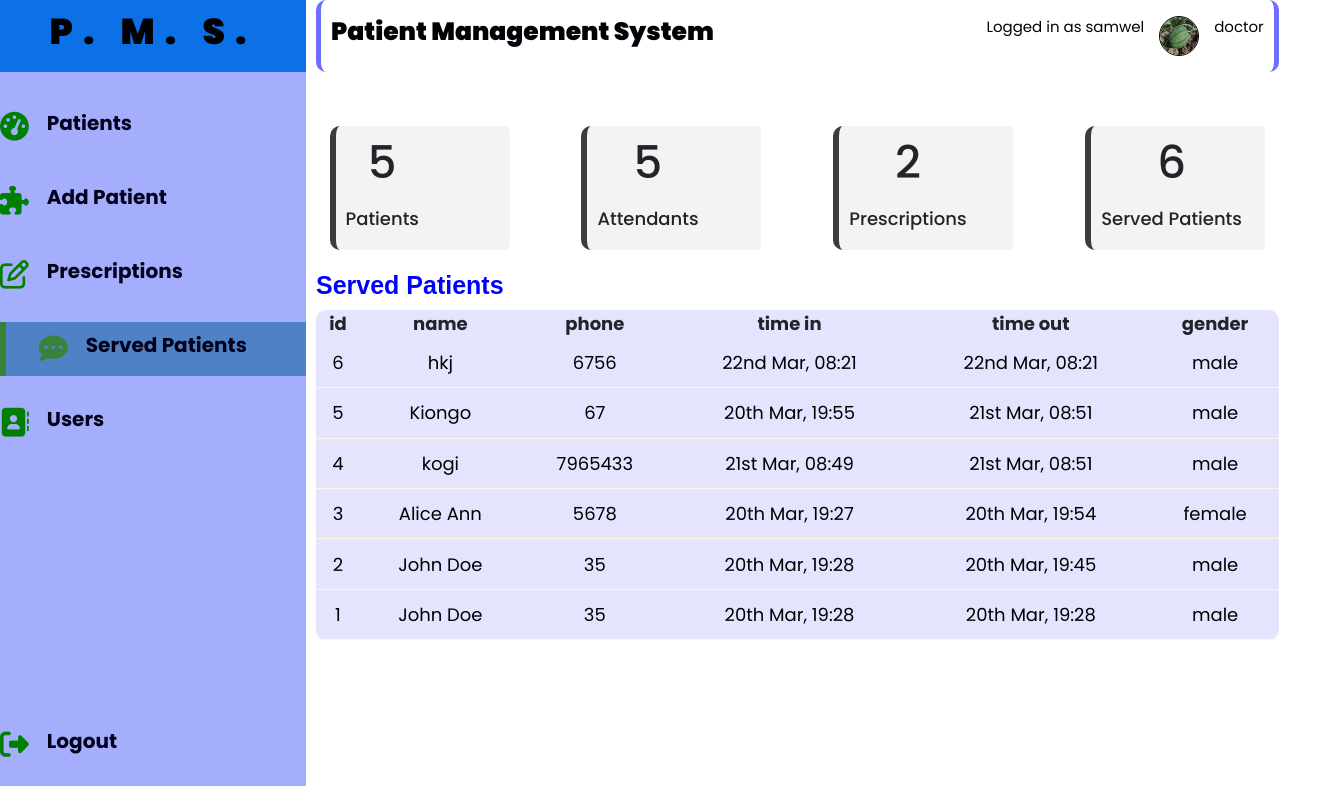
/served_patients.php (signed in), run on the app's committed database.
### tables this page shows
CREATE TABLE `users` (
  `id` int(255) NOT NULL,
  `first_name` varchar(255) NOT NULL,
  `last_name` varchar(255) NOT NULL,
  `email` varchar(255) NOT NULL,
  `role` varchar(255) NOT NULL,
  `password` varchar(255) NOT NULL,
  `profile_photo` varchar(255) DEFAULT NULL,
  `is_admin` int(255) NOT NULL
);

CREATE TABLE `served_patients` (
  `id` int(255) NOT NULL,
  `patient_name` varchar(255) NOT NULL,
  `patient_id` int(255) NOT NULL,
  `patient_email` varchar(255) NOT NULL,
  `patient_phone` int(255) NOT NULL,
  `patient_weight` int(255) NOT NULL,
  `blood_type` varchar(255) NOT NULL,
  `gender` varchar(255) NOT NULL,
  `adm_date` datetime NOT NULL,
  `reg_time` datetime NOT NULL DEFAULT current_timestamp()
);

### served_patients.php (the view, shortened to what this page needs)
<?php
include "config/config.php";
if(!isset($_SESSION['user-id'])) {
  header('Location: login.php');
  die();
}else {
  $current_user = $_SESSION['user-id'];
  $select_user = "SELECT * FROM users WHERE id = $current_user";
  $select_user_result = mysqli_query($dbconnection,$select_user);
  $select_array = mysqli_fetch_assoc($select_user_result);
}
?>
<?php include "header.php"; ?>
  <div class="container-static">
    <aside>
      <div class="top">
        <div class="logo">
          <h2>P. M. S.</h2>
        </div>
      </div>
      <div class="side-bar">
        <a  href="index.php">
          <span><i class="fa fa-tachometer" aria-hidden="true"></i></span>
          <h3>Patients</h3>
        </a>
        <a href="add-patient.php">
          <span><span><i class="fa fa-puzzle-piece" aria-hidden="true"></i></span></span>
          <h3>Add Patient</h3>
        </a>
        <a href="prescriptions.php">
          <span><i class="fa fa-pencil-square-o" aria-hidden="true"></i>
          </span>
          <h3>Prescriptions</h3>
        </a>
        <a class="active" href="">
          <span><i class="fa fa-commenting" aria-hidden="true"></i>
          </span>
          <h3>Served Patients</h3>
        </a>
        <a href="users.php">
          <span><i class="fa fa-address-book" aria-hidden="true"></i>
          </span>
          <h3>Users</h3>
        </a>
        <a href="logout.php">
          <span><i class="fa fa-sign-out" aria-hidden="true"></i>
          </span>
          <h3>Logout</h3>
        </a>
      </div>
    </aside>
    <main>
      <div class="admin-header ">
        <div class="admin-logo">
          <h3>Patient Management System</h3>
        </div>
        <div class="profile">
          <p>Logged in as <?= $select_array['first_name'] ?></p>
          <img src="users_profile/<?= $select_array['profile_photo'] ?>" height="50px" width="50px" alt="">
          <p><?= $select_array['role'] ?></p>
        </div>
      </div>
        <?php
        $count_patients_query = "SELECT * FROM patients";
        $count_patients_query_ress = mysqli_query($dbconnection,$count_patients_query);
        $patients_count = mysqli_num_rows($count_patients_query_ress);
        $count_prescription_query = "SELECT * FROM prescriptions";
        $count_prescription_query_ress = mysqli_query($dbconnection,$count_prescription_query);
        $prescriptions_count = mysqli_num_rows($count_prescription_query_ress);
        $count_doctor_query = "SELECT * FROM users";
        $count_doctor_query_ress = mysqli_query($dbconnection,$count_doctor_query);
        $doctor_count = mysqli_num_rows($count_doctor_query_ress);
        $count_served_query = "SELECT * FROM served_patients";
        $count_served_query_ress = mysqli_query($dbconnection,$count_served_query);
        $served_count = mysqli_num_rows($count_served_query_ress);
        ?>
      <div class="insights container d-flex">
        <div class="products col-md-3">
          <div class="middle">
            <div class="left">
              <h1><?= $patients_count ?></h1>
              <h3><?php if($patients_count == 1) {
                echo "Patient";
              } else {
                echo "Patients";
              } ?></h3>
            </div>
          </div>
        </div>
        <div class="bids col-md-3">
          <div class="middle">
            <div class="left">
              <h1><?=  $doctor_count ?></h1>
              <h3><?php if($prescriptions_count == 1) {
                echo "Attendant";
              }else {
                echo "Attendants";
              } ?></h3>
            </div>
          </div>
        </div>
        <div class="users col-md-3">
          <div class="middle">
            <div class="left">
            <h1><?= $prescriptions_count  ?></h1>
            <h3><?php if($prescriptions_count == 1) {
              echo "Prescription";
            } else {
              echo "Prescriptions";
            } ?></h3>
            </div>
          </div>
        </div>
        <div class="users col-md-3">
          <div class="middle">
            <div class="left">
            <h1><?= $served_count  ?></h1>
            <h3><?php if($served_count == 1) {
              echo "Served Patient";
            }else {
              echo "Served Patients";
            } ?></h3>
            </div>
          </div>
        </div>
      </div>
      <?php
      $select_patients = "SELECT * FROM served_patients order by reg_time desc";
      $select_patients_result = mysqli_query($dbconnection,$select_patients);
      ?>
      <div class="recent-order">
        <h2>Served Patients</h2>
        <?php if(mysqli_num_rows($select_patients_result) > 0) : ?>
        <table>
          <thead>
            <tr>
              <th>id</th>
              <th>name</th>
              <th>phone</th>
              <th>time in</th>
              <th>time out</th>
              <th>gender</th>
            </tr>
          </thead>
          <tbody>
          <?php while($patient = mysqli_fetch_assoc($select_patients_result)) : ?>
            <?php $date = date_create($patient['reg_time']); ?>
            <?php $date_2 = date_create($patient['adm_date']); ?>
            <tr class="table-btn">
              <td><?= $patient['id'] ?></td>
              <td><?= $patient['patient_name'] ?></td>
              <td><?= $patient['patient_phone'] ?></td>
              <td><?= date_format($date_2, "jS M, H:i")?></td>
              <td><?= date_format($date, "jS M, H:i")?></td>
              <td><?= $patient['gender'] ?></td>
            </tr>
            <?php endwhile ?>
          </tbody>
        </table>
        <?php else : ?>
        <p>No served patients yet.</p>
        <?php endif ?>
      </div>
    </main>
  </div>
<?php include "footer.php" ?>

### css/style.css (style rules this page uses)
:root { --color-primary: rgb(58, 129, 58); --color-danger: rgb(219, 37, 37); --color-success: rgb(42, 173, 42); --color-warning: rgb(117, 117, 15); --color-white: #fff; --color-background: rgba(243, 243, 243, 0.479); }
* { margin: 0; padding: 0; outline: none; border: 0; text-decoration: none; list-style: none; box-sizing: border-box; font-family: 'Poppins', sans-serif; }
html { font-size: 18px; }
body { width: 100%; height: 100vh; font-family: "Times New Roman", Times, serif; font-size: 0.88rem; background-color: var(--color-background); user-select: none; overflow-x: hidden; }
a { color: rgb(0, 0, 0); }
img { display: block; width: 100%; }
h1 { font-weight: 800; font-size: 1.8rem; }
h2 { font-size: 1.4rem; }
h3 { font-size: 0.87rem; }
p { color: black; }
.container-static { display: grid; width: 96%; gap: 0rem; grid-template-columns: 17rem auto; }
aside { height: 100vh; }
aside .top { background: rgb(12, 113, 230); display: flex; align-items: center; justify-content: center; padding: 10px 4px; }
aside .logo { display: flex; align-items: center; justify-content: center; color: rgb(0, 0, 0); }
aside .logo h2 { letter-spacing: 10px; font-weight: 900; text-align: center; }
aside .side-bar { background-color: rgba(146, 157, 253, 0.822); display: flex; flex-direction: column; height: 100vh; position: relative; padding-top: 1rem; }
aside h3 { font-weight: 700; font-size: 20px; color: rgb(2, 0, 27); }
aside .side-bar a { display: flex; color: green; margin: 10px 0; gap: 1rem; font-size: 18px; align-items: center; position: relative; height: 3rem; font-weight: 700; transition: all 300ms ease; text-decoration: none; }
aside .side-bar a span { font-size: 1.6rem; }
aside .side-bar a:last-child { position: absolute; bottom: 5rem; width: 100%; }
aside .side-bar a.active, a:hover { background: rgb(78, 130, 197); color: black; font-weight: 700; margin-left: 0; }
aside .side-bar a.active:before { content: ""; width: 6px; height: 100%; background-color: var(--color-primary); }
aside .side-bar a.active span { color: var(--color-primary); margin-left: calc(1rem - 3px); }
.admin-header { display: flex; justify-content: space-between; align-items: center; border-bottom-left-radius: 10px; border-top-left-radius: 10px; border-left: 5px solid rgb(110, 110, 255); border-bottom-right-radius: 10px; border-top-right-radius: 10px; border-right: 5px solid rgb(110, 110, 255); height: 4rem; padding: 0 10px; }
.admin-header .admin-logo h3 { color: #020308; font-size: 25px; font-weight: 900; }
.admin-header .profile p { color: rgb(1, 4, 7); font-size: 15px; }
.admin-header .profile { display: flex; justify-content: space-around; gap: 15px; }
.admin-header .profile img { height: 40px; width: 40px; border-radius: 50%; border: 1px solid black; }
main { padding-left: 10px; }
main .insights { display: flex; justify-content: space-between; flex-wrap: wrap; }
main .insights>div { background-color: rgb(243, 243, 243); padding: 10px; text-align: center; width: 10rem; margin-top: 3rem; transition: all 300s ease; border-left: 6px solid rgb(63, 59, 59); border-bottom-left-radius: 10px; border-top-left-radius: 10px; border-bottom-right-radius: 5px; border-top-right-radius: 5px; }
main .insights>div .middle { display: flex; align-items: center; justify-content: space-between; }
main .insights h3 { margin: 1rem 0 0.6rem; font-size: 1rem; }
main .recent-order { margin-top: 20px; margin-bottom: 0.8rem; }
main .recent-order h2 { margin: 10px 0; color: blue; font-size: 25px; font-weight: 600; }
main .recent-order table { background-color: rgb(228, 228, 255); width: 100%; border-radius: 10px; padding: 10px; text-align: center; transition: all 300ms ease; }
main .recent-order h2 { font-family: "Franklin Gothic Medium", "Arial Narrow", Arial, sans-serif; }
main table tbody td { height: 2.8rem; border-bottom: 1px solid cornsilk; color: black; padding: 5px 8px; }
main table tbody tr:last-child { border: none; }

### data on the page
users: first_name "samwel", profile_photo (picture), role "doctor"
served_patients: id "6", patient_name "hkj", patient_phone "6756", adm_date "22nd Mar, 08:21", reg_time "22nd Mar, 08:21", gender "male"
served_patients: id "5", patient_name "Kiongo", patient_phone "67", adm_date "20th Mar, 19:55", reg_time "21st Mar, 08:51", gender "male"
served_patients: id "4", patient_name "kogi", patient_phone "7965433", adm_date "21st Mar, 08:49", reg_time "21st Mar, 08:51", gender "male"
served_patients: id "3", patient_name "Alice Ann", patient_phone "5678", adm_date "20th Mar, 19:27", reg_time "20th Mar, 19:54", gender "female"
served_patients: id "2", patient_name "John Doe", patient_phone "35", adm_date "20th Mar, 19:28", reg_time "20th Mar, 19:45", gender "male"
served_patients: id "1", patient_name "John Doe", patient_phone "35", adm_date "20th Mar, 19:28", reg_time "20th Mar, 19:28", gender "male"

### other printed values
$patients_count "5"
$doctor_count "5"
$prescriptions_count "2"
$served_count "6"
